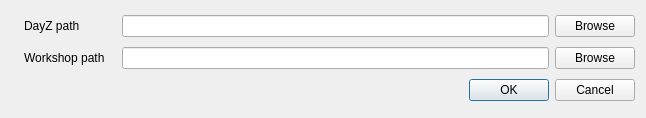
<?xml version="1.0" encoding="UTF-8"?>
<ui version="4.0">
 <class>ArmaPathChooserDialog</class>
 <widget class="QDialog" name="ArmaPathChooserDialog">
  <property name="geometry">
   <rect>
    <x>0</x>
    <y>0</y>
    <width>646</width>
    <height>118</height>
   </rect>
  </property>
  <property name="sizePolicy">
   <sizepolicy hsizetype="Preferred" vsizetype="MinimumExpanding">
    <horstretch>0</horstretch>
    <verstretch>0</verstretch>
   </sizepolicy>
  </property>
  <property name="windowTitle">
   <string>Choose DayZ and Workshop paths</string>
  </property>
  <layout class="QVBoxLayout" name="verticalLayout">
   <property name="sizeConstraint">
    <enum>QLayout::SetDefaultConstraint</enum>
   </property>
   <item>
    <layout class="QHBoxLayout" name="horizontalLayout_2">
     <property name="topMargin">
      <number>0</number>
     </property>
     <item>
      <widget class="QLabel" name="icon_arma_path">
       <property name="sizePolicy">
        <sizepolicy hsizetype="Fixed" vsizetype="Fixed">
         <horstretch>0</horstretch>
         <verstretch>0</verstretch>
        </sizepolicy>
       </property>
       <property name="maximumSize">
        <size>
         <width>16</width>
         <height>16</height>
        </size>
       </property>
       <property name="text">
        <string/>
       </property>
       <property name="pixmap">
        <pixmap resource="../arma3-unix-launcher/icons.qrc">:/icons/open-iconic/x.svg</pixmap>
       </property>
      </widget>
     </item>
     <item>
      <widget class="QLabel" name="label_arma_path">
       <property name="minimumSize">
        <size>
         <width>92</width>
         <height>0</height>
        </size>
       </property>
       <property name="text">
        <string>DayZ path</string>
       </property>
      </widget>
     </item>
     <item>
      <widget class="QLineEdit" name="text_arma_path"/>
     </item>
     <item>
      <widget class="QPushButton" name="button_browse_arma_path">
       <property name="text">
        <string>Browse</string>
       </property>
      </widget>
     </item>
    </layout>
   </item>
   <item>
    <layout class="QHBoxLayout" name="horizontalLayout">
     <item>
      <widget class="QLabel" name="icon_workshop_path">
       <property name="maximumSize">
        <size>
         <width>16</width>
         <height>16</height>
        </size>
       </property>
       <property name="text">
        <string/>
       </property>
       <property name="pixmap">
        <pixmap resource="../arma3-unix-launcher/icons.qrc">:/icons/open-iconic/x.svg</pixmap>
       </property>
      </widget>
     </item>
     <item>
      <widget class="QLabel" name="label_workshop_path">
       <property name="minimumSize">
        <size>
         <width>92</width>
         <height>0</height>
        </size>
       </property>
       <property name="text">
        <string>Workshop path</string>
       </property>
      </widget>
     </item>
     <item>
      <widget class="QLineEdit" name="text_workshop_path"/>
     </item>
     <item>
      <widget class="QPushButton" name="button_browse_workshop_path">
       <property name="text">
        <string>Browse</string>
       </property>
      </widget>
     </item>
    </layout>
   </item>
   <item>
    <widget class="QDialogButtonBox" name="buttonBox">
     <property name="sizePolicy">
      <sizepolicy hsizetype="Expanding" vsizetype="Fixed">
       <horstretch>0</horstretch>
       <verstretch>0</verstretch>
      </sizepolicy>
     </property>
     <property name="orientation">
      <enum>Qt::Horizontal</enum>
     </property>
     <property name="standardButtons">
      <set>QDialogButtonBox::Cancel|QDialogButtonBox::Ok</set>
     </property>
    </widget>
   </item>
  </layout>
 </widget>
 <tabstops>
  <tabstop>text_arma_path</tabstop>
  <tabstop>button_browse_arma_path</tabstop>
  <tabstop>text_workshop_path</tabstop>
  <tabstop>button_browse_workshop_path</tabstop>
 </tabstops>
 <resources>
  <include location="../arma3-unix-launcher/icons.qrc"/>
 </resources>
 <connections>
  <connection>
   <sender>buttonBox</sender>
   <signal>accepted()</signal>
   <receiver>ArmaPathChooserDialog</receiver>
   <slot>accept()</slot>
   <hints>
    <hint type="sourcelabel">
     <x>248</x>
     <y>254</y>
    </hint>
    <hint type="destinationlabel">
     <x>157</x>
     <y>274</y>
    </hint>
   </hints>
  </connection>
  <connection>
   <sender>buttonBox</sender>
   <signal>rejected()</signal>
   <receiver>ArmaPathChooserDialog</receiver>
   <slot>reject()</slot>
   <hints>
    <hint type="sourcelabel">
     <x>316</x>
     <y>260</y>
    </hint>
    <hint type="destinationlabel">
     <x>286</x>
     <y>274</y>
    </hint>
   </hints>
  </connection>
 </connections>
</ui>
